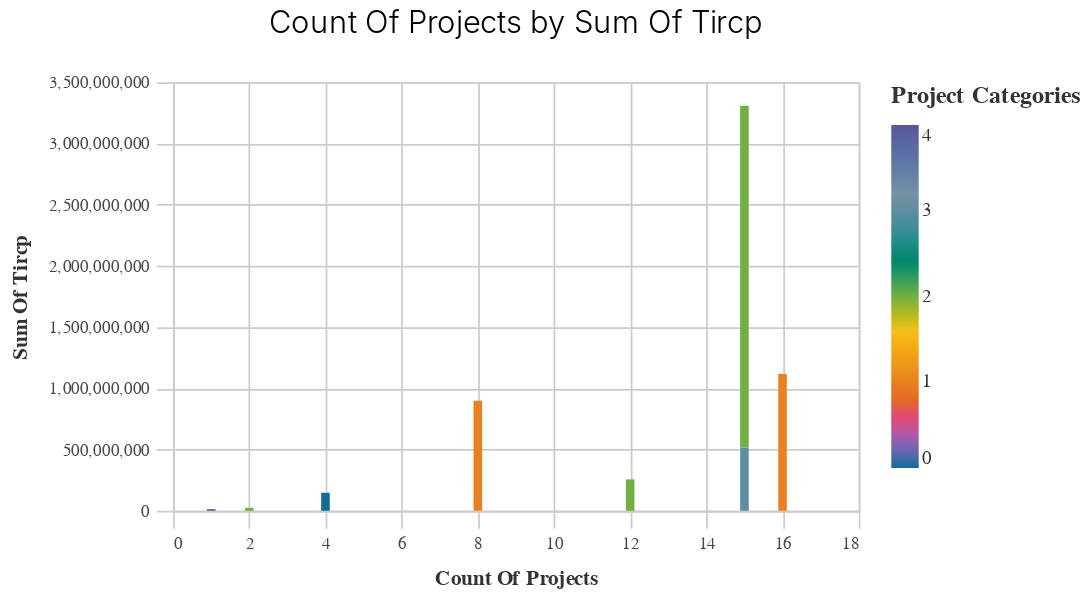

The notebook cell saved with this chart:
### Code cell
project_description = TIRCP_functions.basic_bar_chart(df7, 'Count_of_Projects','Sum_of_TIRCP','project_categories') 
project_description

### Figure 1 — Vega-Lite specification as saved in the notebook (floating-point values rounded to 4 significant figures)
{"config": {"view": {"continuousWidth": 400, "continuousHeight": 300}, "axis": {"domainColor": "#cbcbcb", "grid": true, "gridColor": "#cbcbcb", "gridWidth": 1, "labelColor": "#474747", "labelFont": "Nunito Sans", "labelFontSize": 10, "labelPadding": 4, "tickColor": "#cbcbcb", "tickSize": 10, "titleColor": "#333", "titleFont": "Raleway", "titleFontSize": 12, "titlePadding": 10}, "axisBand": {"grid": false}, "background": "white", "font": "Raleway", "header": {"labelFont": "Nunito Sans", "titleFont": "Raleway"}, "legend": {"labelColor": "#333", "labelFont": "Nunito Sans", "labelFontSize": 11, "labelLimit": 0, "padding": 1, "symbolSize": 30, "symbolType": "square", "titleColor": "#333", "titleFont": "Raleway", "titleFontSize": 14, "titlePadding": 10}, "title": {"anchor": "middle", "font": "Raleway", "fontSize": 18, "fontWeight": 300, "offset": 20}}, "data": {"name": "data-1a9f620307bc5cd4aaa22f70932e87f0"}, "mark": "bar", "encoding": {"color": {"field": "project_categories", "legend": {"title": "Project Categories"}, "scale": {"range": ["#136C97", "#E16B26", "#F6BF16", "#00896B", "#7790A3", "#5B559C"]}, "type": "quantitative"}, "x": {"field": "Count_of_Projects", "sort": "-y", "title": "Count Of Projects", "type": "quantitative"}, "y": {"field": "Sum_of_TIRCP", "title": "Sum Of Tircp", "type": "quantitative"}}, "height": 250, "title": "Count Of Projects by Sum Of Tircp", "width": 400, "$schema": "https://vega.github.io/schema/vega-lite/v4.17.0.json", "datasets": {"data-1a9f620307bc5cd4aaa22f70932e87f0": [{"environment": 0, "modernize": 0, "expansion": 0, "vehicles": 1, "safety": 0, "integration": 1, "project_categories": 2, "Count_of_Projects": 15, "Sum_of_TIRCP": 2793000000.0}, {"environment": 0, "modernize": 0, "expansion": 0, "vehicles": 0, "safety": 0, "integration": 1, "project_categories": 1, "Count_of_Projects": 16, "Sum_of_TIRCP": 1117000000.0}, {"environment": 0, "modernize": 0, "expansion": 0, "vehicles": 1, "safety": 0, "integration": 0, "project_categories": 1, "Count_of_Projects": 8, "Sum_of_TIRCP": 897900000.0}, {"environment": 1, "modernize": 0, "expansion": 0, "vehicles": 1, "safety": 0, "integration": 1, "project_categories": 3, "Count_of_Projects": 15, "Sum_of_TIRCP": 516100000.0}, {"environment": 1, "modernize": 0, "expansion": 0, "vehicles": 0, "safety": 0, "integration": 1, "project_categories": 2, "Count_of_Projects": 12, "Sum_of_TIRCP": 256400000.0}, {"environment": 0, "modernize": 0, "expansion": 0, "vehicles": 0, "safety": 0, "integration": 0, "project_categories": 0, "Count_of_Projects": 4, "Sum_of_TIRCP": 146900000.0}, {"environment": 1, "modernize": 0, "expansion": 0, "vehicles": 1, "safety": 0, "integration": 0, "project_categories": 2, "Count_of_Projects": 2, "Sum_of_TIRCP": 24060000.0}, {"environment": 1, "modernize": 0, "expansion": 1, "vehicles": 1, "safety": 0, "integration": 1, "project_categories": 4, "Count_of_Projects": 1, "Sum_of_TIRCP": 13010000.0}, {"environment": 1, "modernize": 0, "expansion": 0, "vehicles": 0, "safety": 0, "integration": 0, "project_categories": 1, "Count_of_Projects": 1, "Sum_of_TIRCP": 200000.0}]}}
